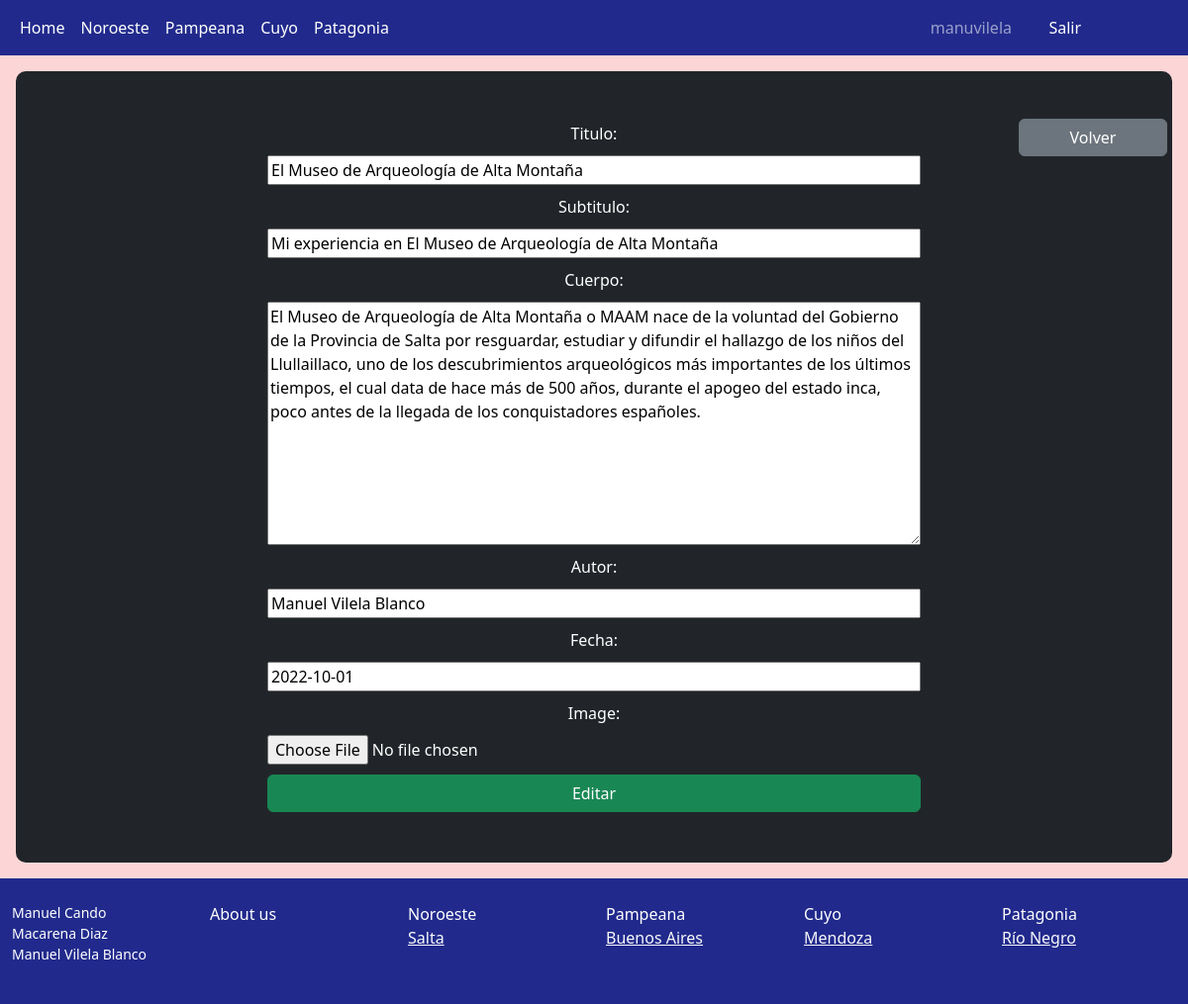
The app's page /pages/noroeste/salta/editarblogSalta/18 (signed in) with its own data.
### Modelos/models.py (models this page shows)
class BlogsSalta(models.Model):
    titulo = models.CharField(max_length=60)
    subtitulo = models.CharField(max_length=100)
    cuerpo = models.CharField(max_length=1000)
    autor = models.CharField(max_length=40)
    fecha = models.CharField(max_length=40)
    image = models.ImageField(upload_to='blogsalta', null = True, blank = True)

### Modelos/views.py (the view)
# urls.py: path('noroeste/salta/editarblogSalta/<blogsalta_id>', editarblogSalta),
@login_required
def editarblogSalta(request, blogsalta_id):
    blog = BlogsSalta.objects.get(id = blogsalta_id)
    if request.method == 'POST':
        formulario = editarblogsalta(request.POST, request.FILES)
        if formulario.is_valid():
            informacion = formulario.cleaned_data
            blog.titulo = informacion['titulo']
            blog.subtitulo = informacion['subtitulo']
            blog.cuerpo = informacion['cuerpo']
            blog.autor = informacion["autor"]
            blog.fecha = informacion["fecha"]
            blog.image = informacion["image"]
            blog.save()
            blogsalta = BlogsSalta.objects.all()
            return render(request, "Noroeste/salta.html", {"blogsalta": blogsalta})
    else:
        formulario = editarblogsalta(initial={'titulo': blog.titulo, 'subtitulo': blog.subtitulo, 'cuerpo': blog.cuerpo, "autor": blog.autor, "fecha": blog.fecha, "image": None})
    return render(request, "Noroeste/crud_salta/editarblogSalta.html", {"formulario": formulario})

### Modelos/forms.py
class editarblogsalta(forms.Form):
    titulo = forms.CharField(max_length=60)
    subtitulo = forms.CharField(max_length=100)
    cuerpo = forms.CharField(widget= forms.Textarea(attrs={'height': '200px'}))
    autor = forms.CharField(max_length=40)
    fecha = forms.CharField(max_length=40)
    image = forms.ImageField()

### Modelos/template/Noroeste/crud_salta/editarblogSalta.html (shortened to what this page needs)
{% extends "index.html" %}
{% load static %}
{% block contenido %}
<div class="flex-md-equal w-100 my-md-3 ps-md-3">
    <div class="text-bg-dark me-md-3 pt-3 px-3 pt-md-5 px-md-5 text-center overflow-hidden" style="border-radius: 10px; position: relative; height: 800px">
        <a class="btn btn-secondary" style="width: 150px; position: absolute; right: 5px" href="/pages/noroeste/salta/">Volver</a>
        <form enctype="multipart/form-data" method="POST" class="position-absolute top-50 start-50 translate-middle" style="display: flex; flex-direction: column; width: 700px; gap: 10px; border-radius: 5px; padding: 20px;">{% csrf_token %}
                {{ formulario.as_table }}
            <button type="submit" class="btn btn-success" >Editar</button>
        </form>
    </div>
</div>
{% endblock %}

### ProyectoFinalCandoDiazVilela/template/index.html (shortened to what this page needs)
<!doctype html>
<html lang="en" class="h-100">
<head>
    {% load static %}
    <link rel="stylesheet" href="{%static 'css/bootstrap.min.css'%}">
    <link rel="stylesheet" href="{%static 'css/estilos.css'%}">
</head>
<body style="background-color: #FCD6D6;">
    <nav class="navbar navbar-expand-md navbar-dark" style="background-color: #212A8C; ">
        <div class="container-fluid">
            <div class="collapse navbar-collapse" id="navbarCollapse">
                <ul class="navbar-nav me-auto mb-2 mb-md-0">
                    <li class="nav-item">
                        <a class="nav-link active" aria-current="page" href="http://127.0.0.1:8000/">Home</a>
                    </li>
                    <li class="nav-item">
                        <a class="nav-link active" aria-current="page" href="/pages/noroeste">Noroeste</a>
                    </li>
                    <li class="nav-item">
                        <a class="nav-link active" aria-current="page" href="/pages/pampeana/">Pampeana</a>
                    </li>
                    <li class="nav-item">
                        <a class="nav-link active" aria-current="page" href="/pages/cuyo">Cuyo</a>
                    </li>
                    <li class="nav-item">
                        <a class="nav-link active" aria-current="page" href="/pages/patagonia">Patagonia</a>
                    </li>
                    {% if request.user.is_authenticated %}
                    <li class="nav-item" style="position: absolute; right: 170px">
                        <a class="nav-link" aria-current="page" href="/perfil/">{{user.username}}</a>
                    </li>
                    <li class="nav-item" style="position: absolute; right: 100px">
                        <a class="nav-link active" aria-current="page" href="/logout/">Salir</a>
                    </li>
                    {% endif %}
                </ul>
            </div>
        </div>
    </nav>
    {% block contenido %}{% endblock %}
    <footer class="container-fluid py-4" style="background-color: #212A8C;">
      <div class="row">
        <div class="col-12 col-md">
          <small class="d-block mb-3" style="color: white">Manuel Cando<br>Macarena Diaz<br>Manuel Vilela Blanco</small>
        </div>
        <div class="col-6 col-md">
          <a class="nav-link active" aria-current="page" href="/aboutus/" style="color: white">About us</a>
        </div>
        <div class="col-6 col-md">
          <a class="nav-link active" aria-current="page" style="color: white" href="/pages/noroeste">Noroeste</a>
            <ul class="list-unstyled text-small">
                <li><a class="text-light" href="/pages/noroeste/salta/">Salta</a></li>
            </ul>
        </div>
        <div class="col-6 col-md">
          <a class="nav-link active" aria-current="page" style="color: white" href="/pages/pampeana/">Pampeana</a>
            <ul class="list-unstyled text-small">
                <li><a class="text-light" href="/pages/pampeana/buenosaires/">Buenos Aires</a></li>
            </ul>
        </div>
        <div class="col-6 col-md">
          <a class="nav-link active" aria-current="page" style="color: white" href="/pages/cuyo">Cuyo</a>
            <ul class="list-unstyled text-small">
                <li><a class="text-light" href="/pages/cuyo/mendoza/">Mendoza</a></li>
            </ul>
        </div>
        <div class="col-6 col-md">
          <a class="nav-link active" aria-current="page" style="color: white" href="/pages/patagonia">Patagonia</a>
            <ul class="list-unstyled text-small">
                <li><a class="text-light" href="/pages/patagonia/rionegro/">Río Negro</a></li>
            </ul>
        </div>
      </div>
    </footer>
</body>
</html>

### records on screen
BlogsSalta: titulo "El Museo de Arqueología de Alta Montaña", subtitulo "Mi experiencia en El Museo de Arqueología de Alta Montaña", cuerpo "El Museo de Arqueología de Alta Montaña o MAAM nace de la voluntad del Gobierno de la Provincia de Salta por resguardar, estudiar y difundir el hallazgo de los niños del Llullaillaco, uno de los descubrimientos arqueológicos más importantes de los últimos tiempos, el cual data de hace más de 500 años, durante el apogeo del estado inca, poco antes de la llegada de los conquistadores españoles.", autor "Manuel Vilela Blanco", fecha "2022-10-01"

### other values on screen
{{ user.username }} "manuvilela"
